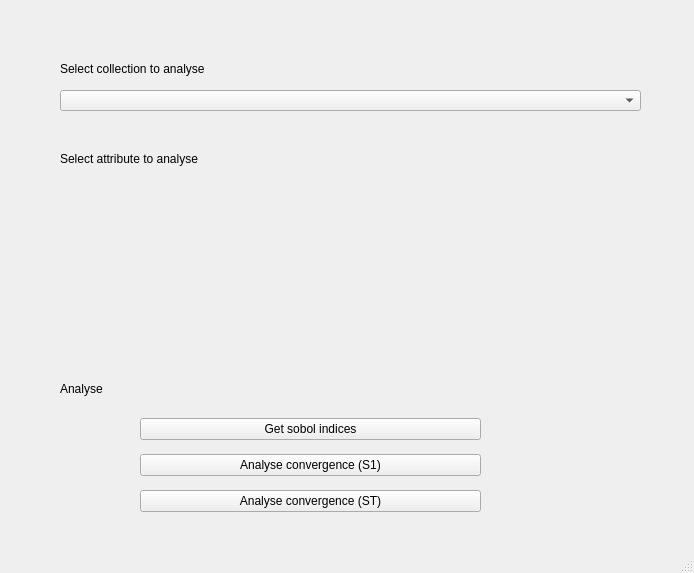
<?xml version="1.0" encoding="UTF-8"?>
<ui version="4.0">
 <class>MainWindow</class>
 <widget class="QMainWindow" name="MainWindow">
  <property name="enabled">
   <bool>true</bool>
  </property>
  <property name="geometry">
   <rect>
    <x>0</x>
    <y>0</y>
    <width>694</width>
    <height>573</height>
   </rect>
  </property>
  <property name="windowTitle">
   <string>MainWindow</string>
  </property>
  <widget class="QWidget" name="centralwidget">
   <widget class="QWidget" name="verticalLayoutWidget_2">
    <property name="geometry">
     <rect>
      <x>140</x>
      <y>410</y>
      <width>341</width>
      <height>111</height>
     </rect>
    </property>
    <layout class="QVBoxLayout" name="verticalLayout_2">
     <item>
      <widget class="QPushButton" name="button_get_indices">
       <property name="text">
        <string>Get sobol indices</string>
       </property>
      </widget>
     </item>
     <item>
      <widget class="QPushButton" name="button_get_S1_conv">
       <property name="text">
        <string>Analyse convergence (S1)</string>
       </property>
      </widget>
     </item>
     <item>
      <widget class="QPushButton" name="button_get_ST_conv">
       <property name="text">
        <string>Analyse convergence (ST)</string>
       </property>
      </widget>
     </item>
    </layout>
   </widget>
   <widget class="QLabel" name="label">
    <property name="geometry">
     <rect>
      <x>60</x>
      <y>60</y>
      <width>261</width>
      <height>17</height>
     </rect>
    </property>
    <property name="text">
     <string>Select collection to analyse</string>
    </property>
   </widget>
   <widget class="QComboBox" name="combo_collection">
    <property name="geometry">
     <rect>
      <x>60</x>
      <y>90</y>
      <width>581</width>
      <height>21</height>
     </rect>
    </property>
   </widget>
   <widget class="QLabel" name="label_2">
    <property name="geometry">
     <rect>
      <x>60</x>
      <y>150</y>
      <width>261</width>
      <height>17</height>
     </rect>
    </property>
    <property name="text">
     <string>Select attribute to analyse</string>
    </property>
   </widget>
   <widget class="QLabel" name="label_3">
    <property name="geometry">
     <rect>
      <x>60</x>
      <y>380</y>
      <width>261</width>
      <height>17</height>
     </rect>
    </property>
    <property name="text">
     <string>Analyse</string>
    </property>
   </widget>
   <widget class="Widget_list_with_search" name="list_attributes">
    <property name="geometry">
     <rect>
      <x>60</x>
      <y>180</y>
      <width>571</width>
      <height>191</height>
     </rect>
    </property>
   </widget>
  </widget>
  <widget class="QStatusBar" name="statusbar"/>
 </widget>
 <customwidgets>
  <customwidget>
   <class>Widget_list_with_search</class>
   <extends>QWidget</extends>
   <header>optimeed.visualize.gui.widgets.widget_list_with_search</header>
  </customwidget>
 </customwidgets>
 <resources/>
 <connections/>
</ui>
